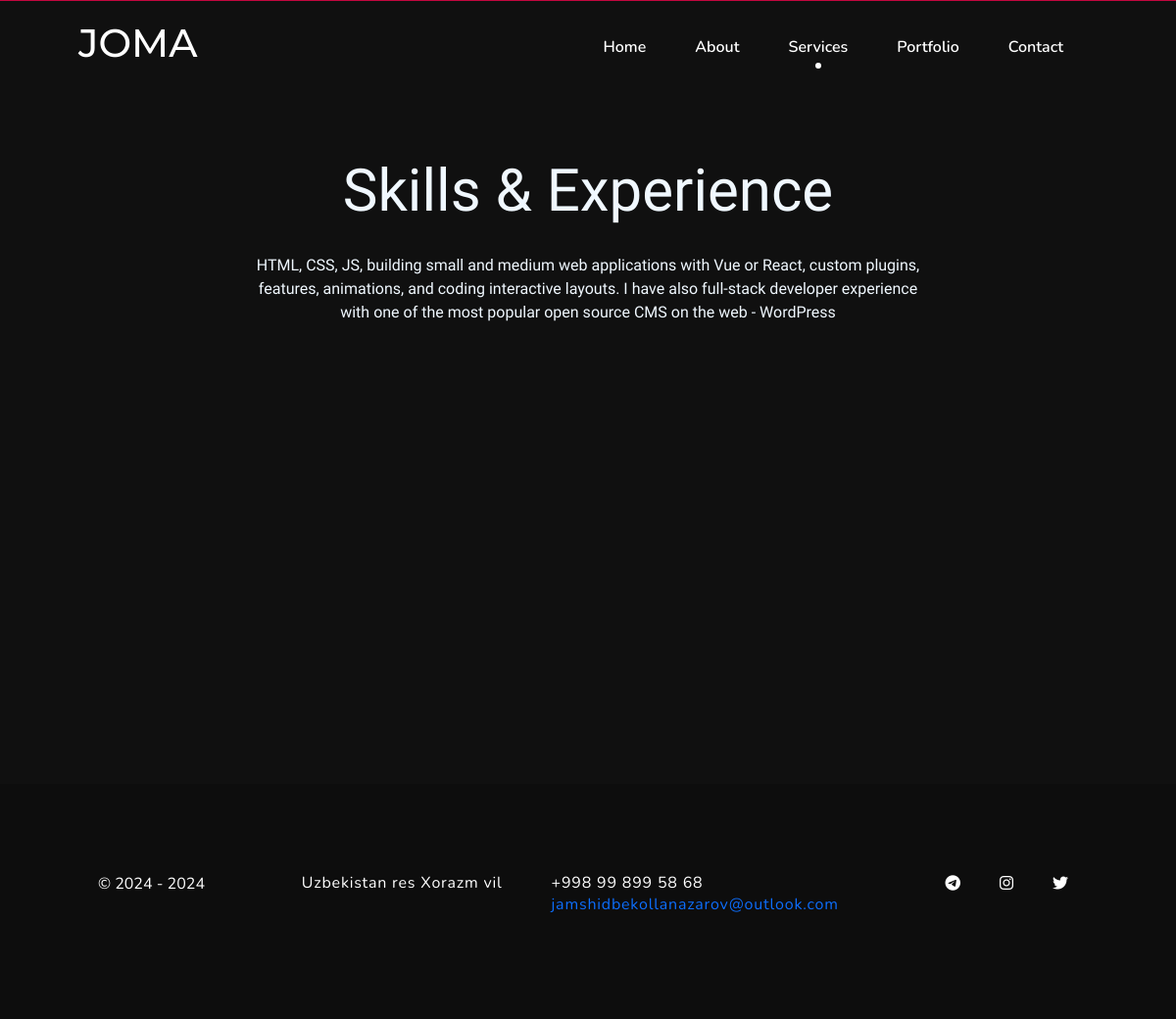
/services, run on the app's committed database.
### configuration/models.py (models this page shows, shortened)
class Config(models.Model):
    name = models.CharField(max_length=255)
    home_title = models.CharField(max_length=255)
    home_bg_photo = models.ImageField(upload_to='home_bg_photos/', null=True, blank=True)
    cv_file = models.FileField(upload_to='cv_files/')
    about_title = models.CharField(max_length=255)
    about_description = models.TextField()
    about_photo = models.ImageField(upload_to='about_photos/')
    services_title = models.CharField(max_length=255)
    services_subtitle = models.CharField(max_length=255)
    services_description = models.TextField()
    start_time = models.CharField(max_length=255)
    address = models.CharField(max_length=255)
    phone_number = models.CharField(max_length=255)
    email = models.EmailField(max_length=255)
    @classmethod
    def load(cls):
        if cls.objects.exists():
            return cls.objects.first()
        return cls()

### social/models.py (models this page shows, shortened)
class SocialLink(models.Model):
    photo = models.CharField(max_length=255)
    link = models.URLField(max_length=200)

### pages/views.py (the view)
# urls.py: path('services', views.services, name='services'),
def services(request):
    sers = Service.objects.all()
    return render(request, 'user/pages/services.html', {"services": sers})

### configuration/context_processors.py (called while the page is built)
def site_config(request):
    config = Config.load()
    return {'site_config': config}

### social/context_processors.py (called while the page is built)
def social_links(request):
    socials = SocialLink.objects.all()
    return {'social_links': socials}

### templates/user/pages/services.html (shortened to what this page needs)
{% extends 'user/components/base.html' %}
{% block content %}
    <div class="content">
        <div class="container">
            <div class="content_start">
                <div class="services" id="services">
                    <div class="services_start">
                        <div class="services_text">
                            <h2 id="animete_service">{{ site_config.services_title }}</h2>
                            <div class="services_text-p">
                                <p>{{ site_config.services_description }}
                                </p>
                            </div>
                        </div>
                        <div class="services_icons">
                        </div>
                    </div>
                </div>
            </div>
        </div>
    </div>
{% endblock %}

### templates/user/components/navbar.html (shortened to what this page needs)
<div class="wrapper">
    <nav class="navbar navbar-expand-lg fixed-top custom-nav sticky">
        <div class="container">
            <a class='navbar-brand logo' href='{% url 'index' %}'>
                <h1>{{ site_config.name }}</h1>
            </a>
            <div class="collapse navbar-collapse" id="navbarSupportedContent">
                <ul class="navbar-nav ms-auto" style="position: relative; --active-tab:2; gap: 20px;">
                    <li class="nav-item {% if request.resolver_match.url_name == 'index' %}active{% endif %}" data-tab-index='0'>
                        <a href="{% url 'index' %}" class="nav-link nav-link-1">Home</a>
                    </li>
                    <li class="nav-item {% if request.resolver_match.url_name == 'about' %}active{% endif %}" data-tab-index='1'>
                        <a href="{% url 'about' %}" class="nav-link nav-link-2">About</a>
                    </li>
                    <li class="nav-item {% if request.resolver_match.url_name == 'services' %}active{% endif %}" data-tab-index='2'>
                        <a href="{% url 'services' %}" class="nav-link nav-link-3">Services</a>
                    </li>
                    <li class="nav-item {% if request.resolver_match.url_name == 'portfolio' %}active{% endif %}" data-tab-index='3'>
                        <a href="{% url 'portfolio' %}" class="nav-link nav-link-4" >Portfolio</a>
                    </li>
                    <li class="nav-item {% if request.resolver_match.url_name == 'contact' %}active{% endif %}" data-tab-index='4'>
                        <a href="{% url 'contact' %}" class="nav-link">Contact</a>
                    </li>
                </ul>
            </div>
        </div>
    </nav>
</div>

### templates/user/components/footer.html
<footer>
    <div class="container">
        <div class="footer-container">
            <div class="logo">
                <p>&copy; {{ site_config.start_time }} - 2024</p>
            </div>
            <div class="contact">
                <p>{{ site_config.address }}</p>
                <p>{{ site_config.phone_number }}<br>
                    <a href="mailto:{{ site_config.email }}">{{ site_config.email }}</a>
                </p>
            </div>
            <div class="social-media">
                {% for link in social_links %}
                    <a href="{{ link.link }}"><i class="{{ link.photo}}"></i></a>
                {% endfor %}
            </div>
        </div>
    </div>
</footer>

### static/css/style.css (style rules this page uses)
body { font-family: "Nunito", sans-serif; overflow-x: hidden; }
h1, h2, h3, h4, h5, h6 { font-family: "Montserrat", sans-serif; }
a, a:hover, a:focus, button, button:focus { text-decoration: none !important; outline: none !important; box-shadow: none !important; }
.custom-nav { padding: 15px 0px; width: 100%; border-radius: 0px; z-index: 999; margin-bottom: 0px; transition: all 0.5s ease-in-out; background-color: transparent; }
.custom-nav .navbar-nav li a { color: #fff; font-size: 16px; background-color: transparent !important; padding: 15px 0; position: relative; margin: 0 7px; font-weight: 600; transition: all 0.4s; }
.custom-nav .navbar-nav li.active a:before, .custom-nav .navbar-nav li:hover a:before, .custom-nav .navbar-nav li:active a:before, .custom-nav.stickyadd .navbar-nav li.active a:before, .custom-nav.stickyadd .navbar-nav li:hover a:before, .custom-nav.stickyadd .navbar-nav li:active a:before { opacity: 1; }
.custom-nav .navbar-nav li a:before, .custom-nav.stickyadd .navbar-nav li a:before { content: ""; position: absolute; left: 50%; bottom: 10%; height: 6px; width: 6px; background: #fff; border-radius: 50%; opacity: 0; transform: translateX(-50%); -webkit-transition: all 0.3s ease 0s; -o-transition: all 0.3s ease 0s; transition: all 0.3s ease 0s; }
.custom-nav .logo { color: #fff; font-size: 1.8rem; }
.container { max-width: 1440px; width: 100%; margin: 0 auto; padding: 0 80px; }
.content { background-color: #101010 ; border-top: 1px solid #c3073f; height: 100vh; display: flex; justify-content: center; align-items: center; }
.services { height: 100%; display: flex; justify-content: center; align-items: center; }
.services_text { display: flex; align-items: center; flex-direction: column; }
.services_text h2 { color: #f0f8ff; font-size: 60px; font-family: "Source Sans 3", sans-serif; padding: 20px 0; }
.services_text p { color: #f0f8ff; text-align: center; width: 700px; font-family: "Source Sans 3", sans-serif; }
.services_text-p { display: flex; justify-content: center; align-items: center; }
.services_icons { display: flex; width: 800px; display: flex; justify-content: center; align-items: center; flex-wrap: wrap; column-gap: 70px; margin-top: 50px; }
footer { background-color: #0d0d0d; padding: 20px; display: flex; justify-content: center; align-items: center; color: #fff; height: 30vh; }
.footer-container { display: flex; justify-content: space-between; }
.logo { text-align: left; }
.contact { gap: 50px; display: flex; color: #ffffff; letter-spacing: .05em; line-height: 22px; }
.social-media { display: flex; gap: 20px; }
.social-media a { margin: 0 10px; color: #fff; }

### data on the page
Config: name "JOMA", services_title "Skills & Experience", services_description "HTML, CSS, JS, building small and medium web applications with Vue or React, custom plugins, features, animations, and coding interactive layouts. I have also full-stack developer experience with one of the most popular open source CMS on the web - WordPress", start_time "2024", address "Uzbekistan res Xorazm vil", phone_number "+998 99 899 58 68", email "jamshidbekollanazarov@outlook.com"
